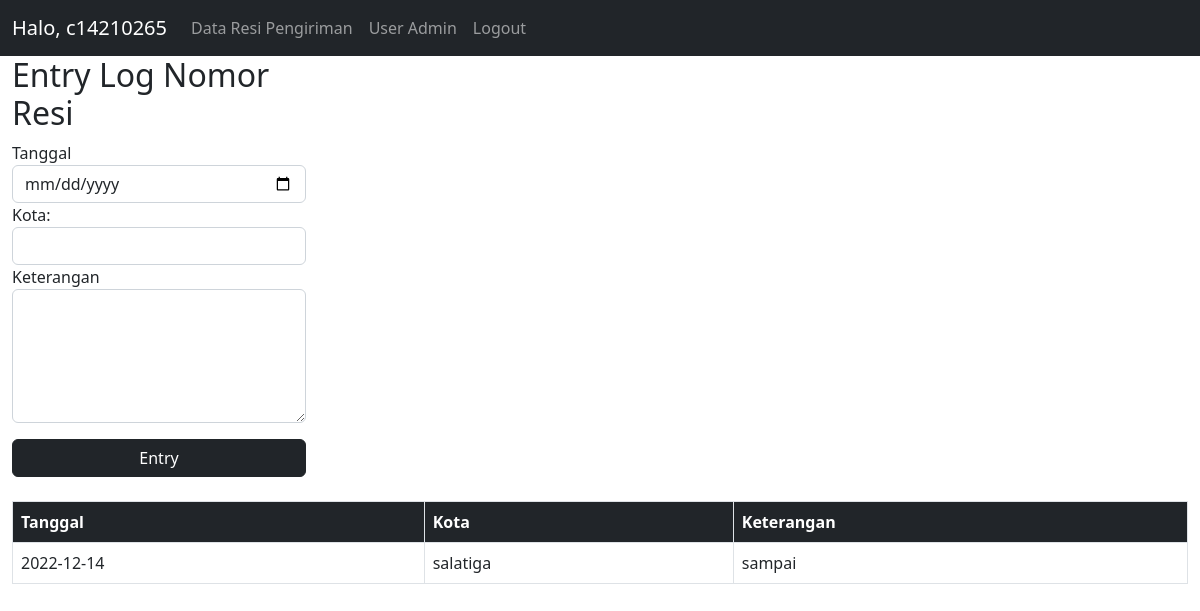
Page /admin/entryLogPage.php?resi=RS-002 (signed in) on the committed database.
### tables this page shows
CREATE TABLE `detail_pengiriman` (
  `nomor_resi` varchar(10) NOT NULL,
  `tanggal` date NOT NULL,
  `kota` varchar(30) NOT NULL,
  `keterangan` varchar(50) NOT NULL
);

### admin/entryLogPage.php (the view, shortened to what this page needs)
<?php
require("../connect.php");
$username = $_SESSION['username'];
$resi = strtoupper($_GET['resi']);
$stmt = $conn->prepare("SELECT * FROM detail_pengiriman WHERE nomor_resi = '$resi' ORDER BY tanggal");
$stmt->execute();
$result = $stmt->fetchAll(PDO::FETCH_ASSOC);
?>
<!DOCTYPE html>
<html lang="en">
<head>
    <link href="https://cdn.jsdelivr.net/npm/bootstrap@5.2.3/dist/css/bootstrap.min.css" rel="stylesheet">
</head>
<body>
    <nav class="navbar navbar-dark navbar-expand-lg bg-dark">
        <div class="container-fluid">
            <a class="navbar-brand" href="#">Halo, <?= $username; ?></a>
            <div class="collapse navbar-collapse" id="navbarNavAltMarkup">
                <div class="navbar-nav">
                    <a class="nav-link" aria-current="page" href="index.php">Data Resi Pengiriman</a>
                    <a class="nav-link" href="#">User Admin</a>
                    <a class="nav-link" href="logout.php">Logout</a>
                </div>
            </div>
        </div>
    </nav>
    <div class="container-fluid d-flex flex-column">
        <div class="w-25 mb-2">
            <div>
                <h2>Entry Log Nomor Resi</h2>
            </div>
            <form action="" id="entry-log" method="POST">
                <label for="tanggal">Tanggal</label>
                <input type="date" name="tanggal" id="tanggal" class="form-control">
                <label for="resi">Kota:</label>
                <input type="text" class="form-control" name="kota" id="kota">
                <label for="keterangan">Keterangan</label>
                <textarea name="keterangan" id="keterangan"  rows="5" class="form-control"></textarea>
                <div class="d-grid gap-2 mt-3">
                    <button type="submit" class="btn btn-dark" name="submit" id="submit-log">Entry</button>
                </div>
            </form>
        </div>
        <div class="table-log mt-3">
            <table class="table table-bordered">
                <thead class="bg-dark text-white">
                    <th>Tanggal</th>
                    <th>Kota</th>
                    <th>Keterangan</th>
                </thead>
                <tbody>
                    <?php foreach ($result as $row) : ?>
                        <tr>
                            <td><?= $row['tanggal']; ?></td>
                            <td><?= $row['kota']; ?></td>
                            <td><?= $row['keterangan']; ?></td>
                        </tr>
                    <?php endforeach; ?>
                </tbody>
            </table>
        </div>
    </div>
</body>
</html>

### rows in the picture
detail_pengiriman: tanggal "2022-12-14", kota "salatiga", keterangan "sampai"

### other values in the picture
$username "c14210265"
